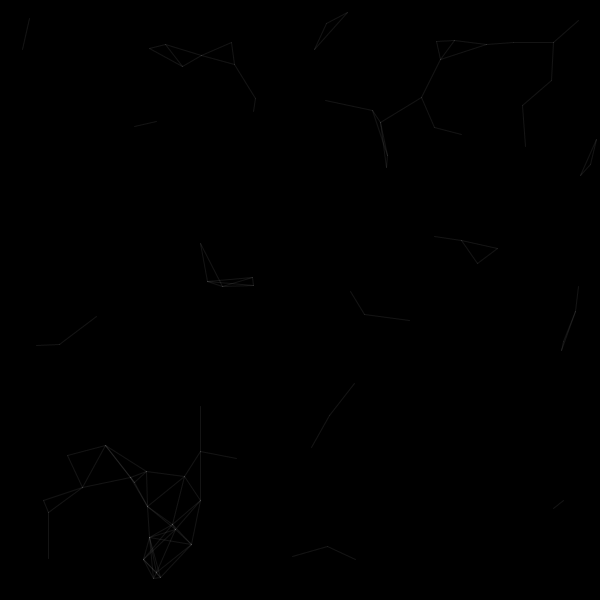
Frame 1 (no input)
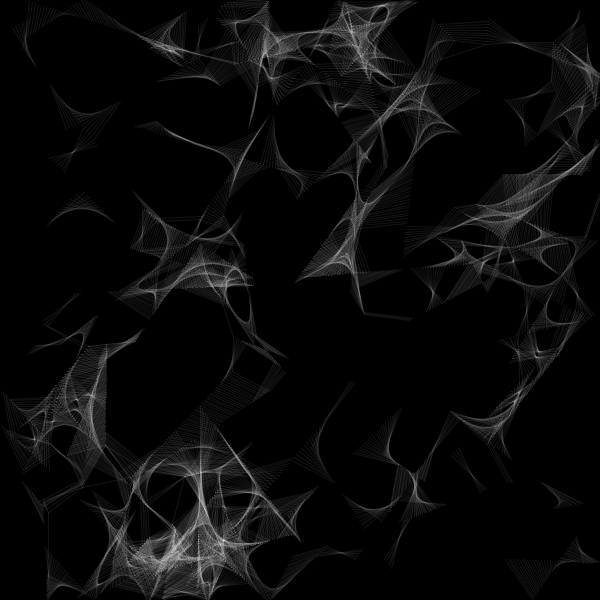
Frame 60 (the mouse pressed at the canvas centre just before this capture)
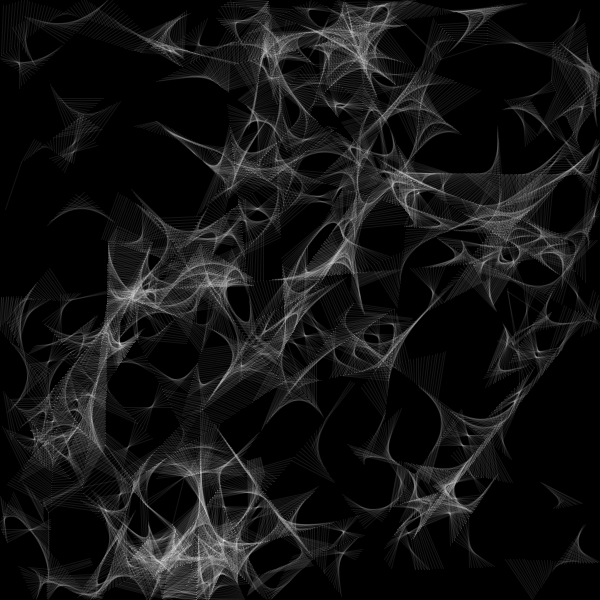
Frame 120 (the mouse held since frame 60 and released just before this capture)

The Processing sketch that drew these frames (run headless with seeded random() and noise(); from frame 60 on, the mouse is pressed at the canvas centre):

// Processing sketch: ejemplo_object_ball
// ── ejemplo_object_ball.pde
Ball[] balls;
int N = 100;
void setup () {
  size(600, 600);
  balls = new Ball[N];
  background(0);
  for (int i  = 0; i<N; i++) {
    balls[i] = new Ball();
  }
}

void draw () {
  //background(240);

  network(balls);

  for (Ball b : balls) {
    b.move();
    //b.display();
  }
}

void network(Ball[] bs) {
  for (Ball b1 : bs) {
    for (Ball b2 : bs) {
      if (b1 != b2) {
        if (dist(b1.x, b1.y, b2.x, b2.y) < 50) {
          stroke(255,10);
          line(b1.x, b1.y, b2.x, b2.y);
        }
      }
    }
  }
}

// ── ball.pde
class Ball {
  float x;
  float y;
  float ancho;
  float vx;
  float vy;
  color c;

  Ball() {
    x = random(width);
    y = random(height);
    ancho = random(4, 20);
    vx = random(-3, 3);
    vy = random(-3, 3);
    c = color(random(100, 200), random(100, 200), random(100, 200));
  }

  void move() {
    if (x > width || x < 0) {
      vx = -vx;
    }
    if (y > height || y < 0) {
      vy = -vy;
    }
    x += vx;
    y += vy;
  }

  void display() {
    noStroke();
    fill(c);
    circle(x, y, ancho);
  }
}
